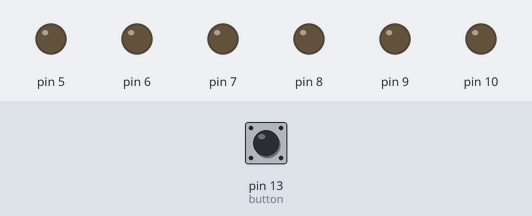
The sketch below on a simulated Arduino Uno, built with avr-gcc and run on an emulated ATmega328P. On the bench: output pins drawn as LEDs (lit = HIGH). The test bench sets the inputs (shaded band); at power-on: pin 13 (button) HIGH. What the sketch prints to the serial monitor is not drawn.

Above: at 1.2 s.
1.3 s: pin 13 (button) pulled LOW for 0.15 s
At 2.35 s:
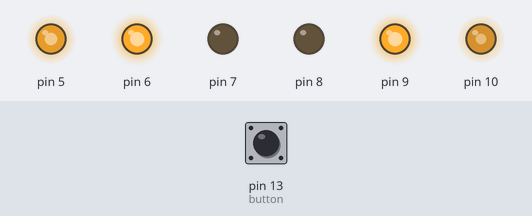
At 3.8 s:
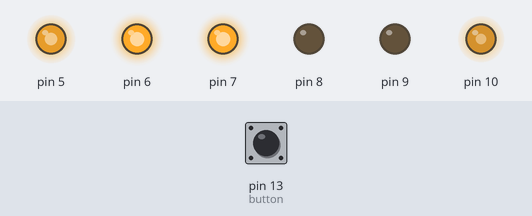
Timing chart, 0 to 10.3 s (numbered marks = the images above; inputs shaded):
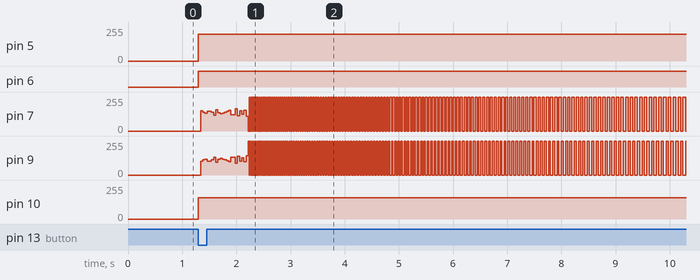

Measured:
- after the input at 1.3 s, pin 5: 0/255 → 200/255 at once; pin 6: LOW → HIGH at once; pin 10: 0/255 → 158/255 at once

The sketch:

robotics.ino
```cpp
/*
  robotics - robotic functions.
  HW for block 2.
*/

#include <DCMotorControl.h>

DCMotorControl motorControl(158, 200, 10, 5, 9, 7, 8, 6);
int button = 13;
boolean buttonState;

void setup()
{
  Serial.begin(9600);
  pinMode(button, INPUT);
  Serial.print("Robot on \n");
}


void loop()
{
  if (digitalRead(button) != HIGH)
  {
    spiral();
    motorControl.stop();
  }
}

double radianToDeg(double radian)
{
  double deg = (180/3.14) * radian;
  return deg;
}

void square()
{
    motorControl.forward(1);
    motorControl.right(90);
    motorControl.forward(1);
    motorControl.right(90);
    motorControl.forward(1);
    motorControl.right(90);
    motorControl.forward(1);
}

void spiral()
{
  double r = 0;
  double a = .5;
  double b = 0;
  double angle = 0;
  double radian = 0;
  for (radian; radian < 6.28; radian += .001)
  {
    r = radian*a + b;
    angle = radianToDeg(radian);
    motorControl.forward(r);
    motorControl.right(angle);
  }
}

void gotoPositionIndirect(double x, double y)
{
  if (x >= 0 && y >= 0)
  {
    motorControl.forward(abs(y));
    motorControl.right(90);
    motorControl.forward(abs(x));
  }
  if (x < 0  && y >= 0)
  {
    motorControl.forward(abs(y));
    motorControl.left(90);
    motorControl.forward(abs(x));
  }
  if (x >= 0 && y < 0)
  {
    motorControl.right(180);
    motorControl.forward(abs(y));
    motorControl.left(90);
    motorControl.forward(abs(x));
  }
  if (x < 0 && y < 0)
  {
    motorControl.right(180);
    motorControl.forward(abs(y));
    motorControl.right(90);
    motorControl.forward(abs(x));
  }
}

void gotoPositionDirect(double x, double y)
{
  double radian =  atan2(x, y);
  double angle = radianToDeg(radian);
  double distance = abs(y / cos(radian));
  motorControl.turn(angle);
  motorControl.forward(distance);
}
```
